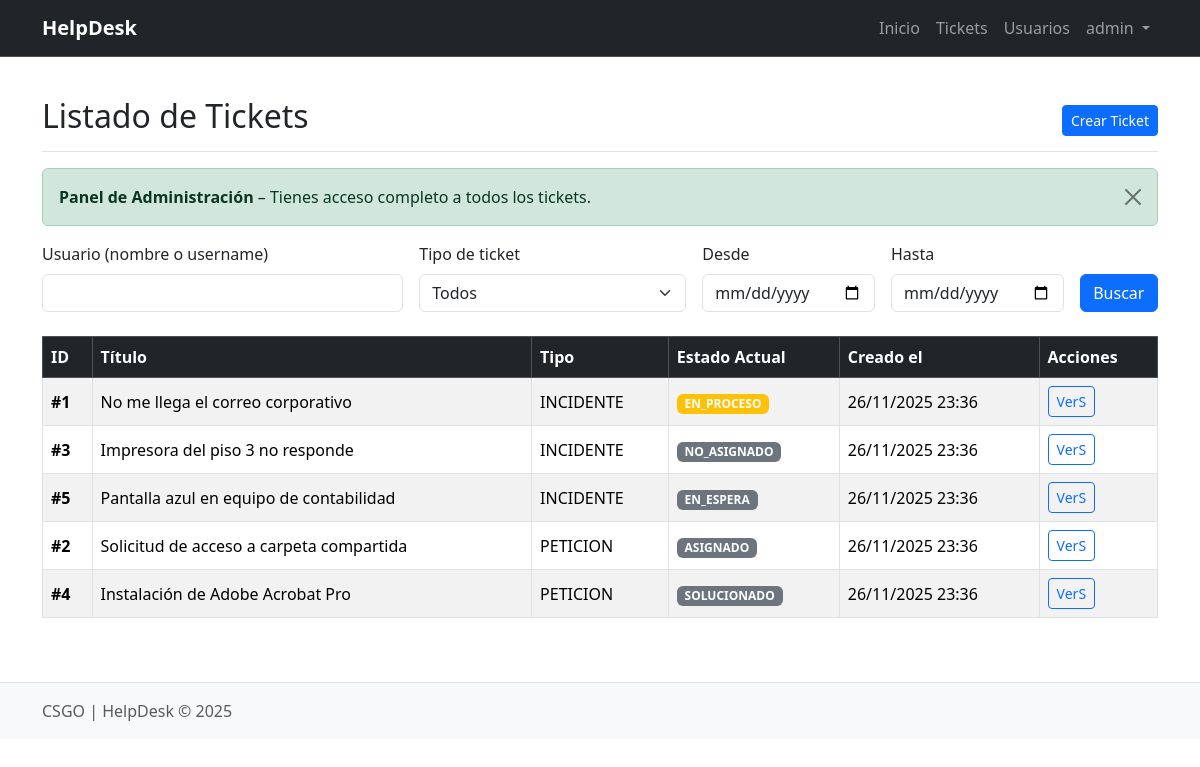
Screenshot of /tickets (signed in) with the database file from the repository.
### tables this page shows
CREATE TABLE ticket (
    id_ticket        INT AUTO_INCREMENT PRIMARY KEY,
    titulo           VARCHAR(200) NOT NULL,
    descripcion_inicial TEXT NOT NULL,           
    id_tipo_ticket   INT NOT NULL,
    id_estado_ticket INT NOT NULL,             
    id_usuario_creador INT NOT NULL,             
    id_operador_asignado INT NULL,              
    creado_en        DATETIME NOT NULL DEFAULT CURRENT_TIMESTAMP,
    actualizado_en   DATETIME NULL,

    CONSTRAINT fk_ticket_tipo
        FOREIGN KEY (id_tipo_ticket) REFERENCES ticket_tipo(id_tipo_ticket),

    CONSTRAINT fk_ticket_estado
        FOREIGN KEY (id_estado_ticket) REFERENCES ticket_estado(id_estado_ticket),

    CONSTRAINT fk_ticket_creador
        FOREIGN KEY (id_usuario_creador) REFERENCES usuario(id_usuario),

    CONSTRAINT fk_ticket_operador_asignado
        FOREIGN KEY (id_operador_asignado) REFERENCES usuario(id_usuario)
);

CREATE TABLE ticket_tipo (
    id_tipo_ticket INT AUTO_INCREMENT PRIMARY KEY,
    nombre         VARCHAR(50) NOT NULL UNIQUE 
);

CREATE TABLE ticket_estado (
    id_estado_ticket INT AUTO_INCREMENT PRIMARY KEY,
    nombre           VARCHAR(50) NOT NULL unique,  
    descripcion      VARCHAR(255) NULL
);

### app/Controllers/TicketController.php (called while the page is built, shortened)
<?php
class TicketController
{
   public function index()
{
    $usuario = trim($_GET['usuario'] ?? '');
    $tipo    = isset($_GET['tipo']) ? (int) $_GET['tipo'] : 0;
    $desde   = $_GET['desde'] ?? '';
    $hasta   = $_GET['hasta'] ?? '';
    $rol       = strtoupper(trim($_SESSION['user']['rol_nombre'] ?? ''));
    if ($rol === 'OPERADOR') {
        $tickets = Ticket::buscarTickets(
            $usuario,
            $tipo,
            $desde,
            $hasta,
            'NO_ASIGNADO',
            null
        );
    } else {
        $tickets = Ticket::buscarTickets(
            $usuario,
            $tipo,
            $desde,
            $hasta,
            null,
            null
        );
    }
    require __DIR__ . '/../View/tickets/index.view.php';
}
}

### public/index.php (called while the page is built, shortened)
<?php
require __DIR__ . '/../app/Core/Router.php';
$router = new Router();
$router->add('GET', '/', 'HomeController@index');
$router->add('GET', '/tickets', 'TicketController@index');
$router->get('/tickets/create', 'TicketController@create');
$router->post('/tickets/create', 'TicketController@store');
$router->get('/tickets/show', 'TicketController@show');
$router->get('/tickets/asignados', 'TicketController@misAsignados');
$router->post('/tickets/asignar', 'TicketController@asignar');
$router->post('/tickets/cambiar-estado', 'TicketController@cambiarEstado');
$router->post('/tickets/aceptar-solucion', 'TicketController@aceptarSolucion');
$router->post('/tickets/denegar-solucion', 'TicketController@denegarSolucion');
$router->add('GET', '/login', 'AuthController@login');
$router->add('POST', '/login', 'AuthController@authenticate');
$router->add('GET', '/logout', 'AuthController@logout');
$router->add('GET', '/profile', 'ProfileController@edit');
$router->add('POST', '/profile/update', 'ProfileController@update');
$router->get('/users', 'UserController@index');
$router->get('/users/create', 'UserController@create');
$router->post('/users/create', 'UserController@store');
$router->get('/users/edit/{id}', 'UserController@edit');
$router->post('/users/edit/{id}', 'UserController@update');
$router->get('/users/deactivate/{id}', 'UserController@deactivate');
try {
    $uri = parse_url($_SERVER['REQUEST_URI'], PHP_URL_PATH);
    $method = $_SERVER['REQUEST_METHOD'];
    $router->dispatch($uri, $method);
} catch (Exception $e) {
    echo "Error: " . $e->getMessage();
}

### app/Models/Ticket.php (called while the page is built, shortened)
<?php
class Ticket extends Model
{
    public static function buscarTickets(
        string $usuario,
        int $idTipo,
        string $desde,
        string $hasta,
        ?string $soloEstado = null
    ): array {
        $pdo = self::connection();
        $sql = "
            SELECT t.id_ticket, t.titulo, tt.nombre AS tipo_ticket, te.nombre AS estado_ticket, t.creado_en, u.nombre_completo AS usuario_nombre
            FROM ticket t
            JOIN ticket_tipo   tt ON t.id_tipo_ticket   = tt.id_tipo_ticket
            JOIN ticket_estado te ON t.id_estado_ticket = te.id_estado_ticket
            JOIN usuario       u  ON t.id_usuario_creador = u.id_usuario
            WHERE 1=1
        ";
        $params = [];
        $sql .= " ORDER BY t.creado_en DESC";
        $stmt = $pdo->prepare($sql);
        $stmt->execute($params);
        return $stmt->fetchAll(PDO::FETCH_OBJ);
    }
}

### app/View/tickets/index.view.php (the view, shortened to what this page needs)
<?php require __DIR__ . '/../layouts/header.php'; ?>
<div class="d-flex justify-content-between flex-wrap flex-md-nowrap align-items-center pt-3 pb-2 mb-3 border-bottom">
    <h1 class="h2">
        <?php if ($_SESSION['user']['rol_nombre'] === 'USUARIO'): ?>
            Mis Tickets
        <?php else: ?>
            Listado de Tickets
        <?php endif; ?>
    </h1>
    <div class="btn-toolbar mb-2 mb-md-0">
        <a href="/tickets/create" class="btn btn-sm btn-primary">Crear Ticket</a>
    </div>
</div>
<?php if ($_SESSION['user']['rol_nombre'] === 'USUARIO'): ?>
    <div class="alert alert-info alert-dismissible fade show" role="alert">
        <strong>Área de Usuario</strong> – Aquí solo puedes ver los tickets que creaste tú.
        <button type="button" class="btn-close" data-bs-dismiss="alert"></button>
    </div>
<?php else: ?>
    <div class="alert alert-success alert-dismissible fade show" role="alert">
        <strong>Panel de Administración</strong> – Tienes acceso completo a todos los tickets.
        <button type="button" class="btn-close" data-bs-dismiss="alert"></button>
    </div>
<?php endif; ?>
 <form method="GET" action="/tickets" class="row g-3 mb-4">
    <?php if ($_SESSION['user']['rol_nombre'] !== 'USUARIO'): ?>
        <div class="col-md-4">
            <label class="form-label">Usuario (nombre o username)</label>
            <input type="text" name="usuario" class="form-control"
                   value="<?= htmlspecialchars($_GET['usuario'] ?? '') ?>">
        </div>
    <?php endif; ?>
    <div class="col-md-3">
        <label class="form-label">Tipo de ticket</label>
        <select name="tipo" class="form-select">
            <option value="0">Todos</option>
        </select>
    </div>
    <div class="col-md-2">
        <label class="form-label">Desde</label>
        <input type="date" name="desde" class="form-control" value="<?= htmlspecialchars($_GET['desde'] ?? '') ?>">
    </div>
    <div class="col-md-2">
        <label class="form-label">Hasta</label>
        <input type="date" name="hasta" class="form-control" value="<?= htmlspecialchars($_GET['hasta'] ?? '') ?>">
    </div>
    <div class="col-md-1 d-flex align-items-end">
        <button class="btn btn-primary w-100">Buscar</button>
    </div>
</form>
<div class="table-responsive">
    <table class="table table-striped table-hover table-bordered align-middle">
        <thead class="table-dark">
            <tr>
                <th>ID</th>
                <th>Título</th>
                <th>Tipo</th>
                <th>Estado Actual</th>
                <th>Creado el</th>
                <th>Acciones</th>
            </tr>
        </thead>
        <tbody>
            <?php if (empty($tickets)): ?>
                <tr>
                    <td colspan="6" class="text-center py-4 text-muted">
                        <?php if ($_SESSION['user']['rol_nombre'] === 'USUARIO'): ?>
                            Aún no has creado ningún ticket.
                        <?php else: ?>
                            No hay tickets registrados en el sistema.
                        <?php endif; ?>
                    </td>
                </tr>
            <?php else: ?>
                <?php foreach ($tickets as $ticket): ?>
                    <tr>
                        <td><strong>#<?= $ticket->id_ticket ?></strong></td>
                        <td><?= htmlspecialchars($ticket->titulo) ?></td>
                        <td><?= htmlspecialchars($ticket->tipo_ticket) ?></td>
                        <td>
                            <span class="badge bg-<?= $ticket->estado_ticket === 'CERRADO' ? 'success' : ($ticket->estado_ticket === 'EN_PROCESO' ? 'warning' : 'secondary') ?>">
                                <?= htmlspecialchars($ticket->estado_ticket) ?>
                            </span>
                        </td>
                        <td><?= date('d/m/Y H:i', strtotime($ticket->creado_en)) ?></td>
                        <td>
                            <a href="/tickets/show?id=<?= $ticket->id_ticket ?>" class="btn btn-sm btn-outline-primary" title="Ver detalles">VerS</a>
                        </td>
                    </tr>
                <?php endforeach; ?>
            <?php endif; ?>
        </tbody>
    </table>
</div>
<?php require __DIR__ . '/../layouts/footer.php'; ?>

### app/Core/Router.php (shortened to what this page needs)
<?php
class Router
{
    protected $routes = [];
    public function add($method, $uri, $controller)
    {
        $this->routes[] = [
            'method' => $method,
            'uri' => $uri,
            'controller' => $controller
        ];
    }
    public function dispatch($uri, $method)
    {
        foreach ($this->routes as $route) {
            $pattern = preg_replace('/\{([a-zA-Z0-9_]+)\}/', '([^/]+)', $route['uri']);
            $pattern = "#^" . $pattern . "$#";
            if (preg_match($pattern, $uri, $matches) && $route['method'] === strtoupper($method)) {
                array_shift($matches);
                $this->callAction(
                    ...explode('@', $route['controller']),
                    params: $matches
                );
                return;
            }
        }
        throw new \Exception('No route found for this URI.');
    }
    protected function callAction($controller, $action, $params = [])
    {
        $controllerInstance = new $className;
        return call_user_func_array([$controllerInstance, $action], $params);
    }
}

### app/View/layouts/header.php (shortened to what this page needs)
<!DOCTYPE html>
<html lang="es">
<head>
    <link href="https://cdn.jsdelivr.net/npm/bootstrap@5.3.3/dist/css/bootstrap.min.css" rel="stylesheet"
>
    <link rel="stylesheet" href="/public/css/style.css">
</head>
<body>
    <header>
        <nav class="navbar navbar-expand-lg navbar-dark bg-dark border-bottom border-body" data-bs-theme="dark">
            <div class="container">
                <a class="navbar-brand" href="/">HelpDesk</a>
                <div class="collapse navbar-collapse" id="navbarNav">
                    <ul class="navbar-nav ms-auto mb-2 mb-lg-0">
                        <li class="nav-item">
                            <a class="nav-link" href="/">Inicio</a>
                        </li>
                        <?php if (isset($_SESSION['user'])): ?>
                            <li class="nav-item">
                                <a class="nav-link" href="/tickets">Tickets</a>
                            </li>
                            <?php
                            $rol = trim($_SESSION['user']['rol_nombre'] ?? '');
                            if (strtoupper($rol) === 'SUPERADMIN'):
                            ?>
                                <li class="nav-item">
                                    <a class="nav-link" href="/users">Usuarios</a>
                                </li>
                            <?php endif; ?>
                            <li class="nav-item dropdown">
                                <a class="nav-link dropdown-toggle" href="#" role="button" data-bs-toggle="dropdown"
                                    aria-expanded="false">
                                    <?= $_SESSION['user']['username'] ?>
                                </a>
                            </li>
                        <?php else: ?>
                            <li class="nav-item">
                                <a class="nav-link" href="/login">Iniciar Sesión</a>
                            </li>
                        <?php endif; ?>
                    </ul>
                </div>
            </div>
        </nav>
    </header>
    <div class="container mt-4">

### app/View/layouts/footer.php (shortened to what this page needs)
</div>
<footer class="bg-light text-center text-lg-start mt-5 py-3 border-top">
    <div class="container">
        <p class="mb-0 text-muted">CSGO | HelpDesk &copy; 2025</p>
    </div>
</footer>
</body>
</html>

### public/css/style.css (style rules this page uses)
.navbar-brand { font-weight: bold; }

### rows the page displays
ticket: id_ticket "1", titulo "No me llega el correo corporativo", id_tipo_ticket.nombre "INCIDENTE", id_estado_ticket.nombre "EN_PROCESO", creado_en "26/11/2025 23:36"
ticket: id_ticket "3", titulo "Impresora del piso 3 no responde", id_tipo_ticket.nombre "INCIDENTE", id_estado_ticket.nombre "NO_ASIGNADO", creado_en "26/11/2025 23:36"
ticket: id_ticket "5", titulo "Pantalla azul en equipo de contabilidad", id_tipo_ticket.nombre "INCIDENTE", id_estado_ticket.nombre "EN_ESPERA", creado_en "26/11/2025 23:36"
ticket: id_ticket "2", titulo "Solicitud de acceso a carpeta compartida", id_tipo_ticket.nombre "PETICION", id_estado_ticket.nombre "ASIGNADO", creado_en "26/11/2025 23:36"
ticket: id_ticket "4", titulo "Instalación de Adobe Acrobat Pro", id_tipo_ticket.nombre "PETICION", id_estado_ticket.nombre "SOLUCIONADO", creado_en "26/11/2025 23:36"
